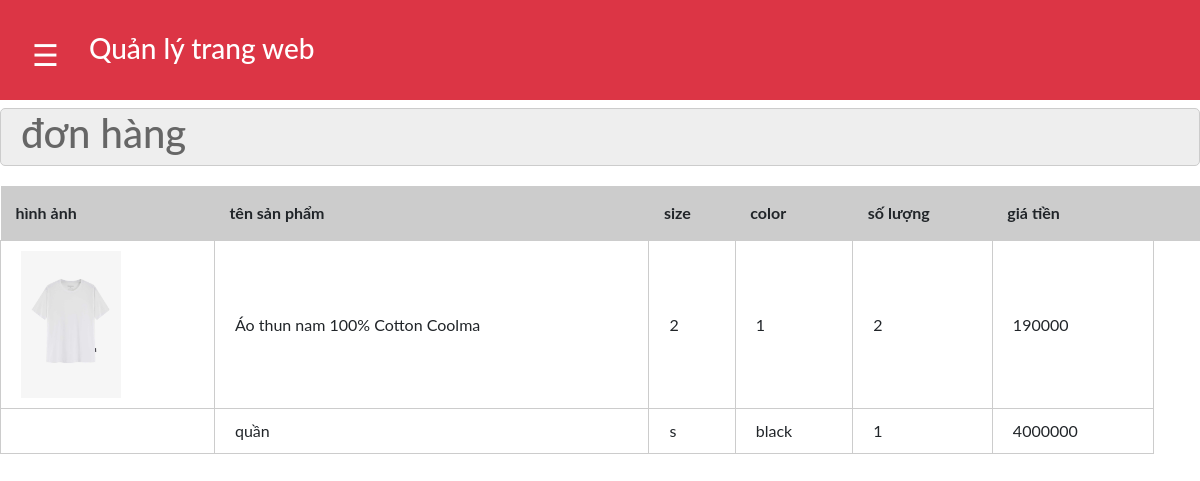
The app's page /admin/index.php?act=donhang&id=10 with its own data.
### tables this page shows
CREATE TABLE `don_hang` (
  `id` int(11) NOT NULL,
  `soluong` int(11) DEFAULT NULL,
  `ten_hh` varchar(30) NOT NULL,
  `color` varchar(20) NOT NULL,
  `size` varchar(20) NOT NULL,
  `gia` int(11) NOT NULL,
  `image` varchar(50) NOT NULL,
  `id_hoadon` int(11) NOT NULL
);

### dao/pdo.php (called while the page is built, shortened)
<?php
if(!function_exists('connectdb')) {
    function connectdb() {
        $dburl = "mysql:host=sql300.infinityfree.com;dbname=if0_34689111_du_an_11;charset=utf8;'if0_34689111';'nTFSkPfETfHKUG'";
        $username1 = 'root';
        $password1 = '';
        $conn = new PDO($dburl, $username1, $password1);
        $conn->setAttribute(PDO::ATTR_ERRMODE, PDO::ERRMODE_EXCEPTION);
        return $conn;
    }
}
if(!function_exists('db_query')){
    function db_query($sql){
        try{
            $conn = connectdb();
            $stmt = $conn->prepare($sql);
            $stmt->execute();
            $rows = $stmt->fetchAll();
            return $rows;
        }
        catch(PDOException $e){
            throw $e;
        }
        finally{
            unset($conn);
        }
    }
}
?>

### dao/donhang.php (called while the page is built, shortened)
<?php
 include "pdo.php";
 function show_donhang_idhd($hoadon_id){
   $sql = "SELECT * FROM `don_hang` WHERE `don_hang`.`id_hoadon` = '$hoadon_id'";
   return db_query($sql);
 }
?>

### admin/donhang/listdonhang.php (the view)
<div class="row1">
            <form action="#" method="post">
                <div class="row1 formtitle">
                    <h1>đơn hàng </h1>
                </div>
                <div class="row1 formcontent ">
                    <div class="row1 mb10 formdsloai">
                      <table>
                        <tr>
                            <th>hình ảnh</th>
                            <th>tên sản phẩm</th>
                            <th>size</th>
                            <th>color</th>
                            <th>số lượng</th>
                            <th>giá tiền</th>
                            <th></th>
                        </tr>
                        <?php
                        foreach ($donhang as $list) {
                         ?>
                           <tr>
                           <td><img width="100px" src="../upload/<?php echo $list['image']; ?>" alt=""></td>
                            <td><?php echo $list['ten_hh']; ?></td>
                            <td><?php echo $list['size']; ?></td>
                            <td><?php echo $list['color']; ?></td>
                            <td><?php echo $list['soluong']; ?></td>
                            <td><?php echo $list['gia']; ?></td>
                           </tr>
                        <?php } ?>
                      </table>
                    </div>
                </div>
            </form>
        </div>
</body>
</html>

### Layout/css/admin.css (style rules this page uses)
body { font-family: "Lato", sans-serif; transition: background-color .5s; }
.row1 { margin: 0 auto !important; width: 100%; }
.mb10 { margin-bottom: 10px; }
.formtitle { background-color: #eee; border: 1px #ccc solid; color: #666; border-radius: 5px; padding: 0px 20px; }
.formcontent { padding: 20px 0; }
.formdsloai table { width: 100%; border-collapse:collapse ; }
.formdsloai table th { padding: 15px; background-color: #ccc; }
.formdsloai table td { padding: 10px 20px; border: 1px #ccc solid; }

### records on screen
don_hang: image (picture), ten_hh "Áo thun nam 100% Cotton Coolma", size "2", color "1", soluong "2", gia "190000"
don_hang: ten_hh "quần", size "s", color "black", soluong "1", gia "4000000"
